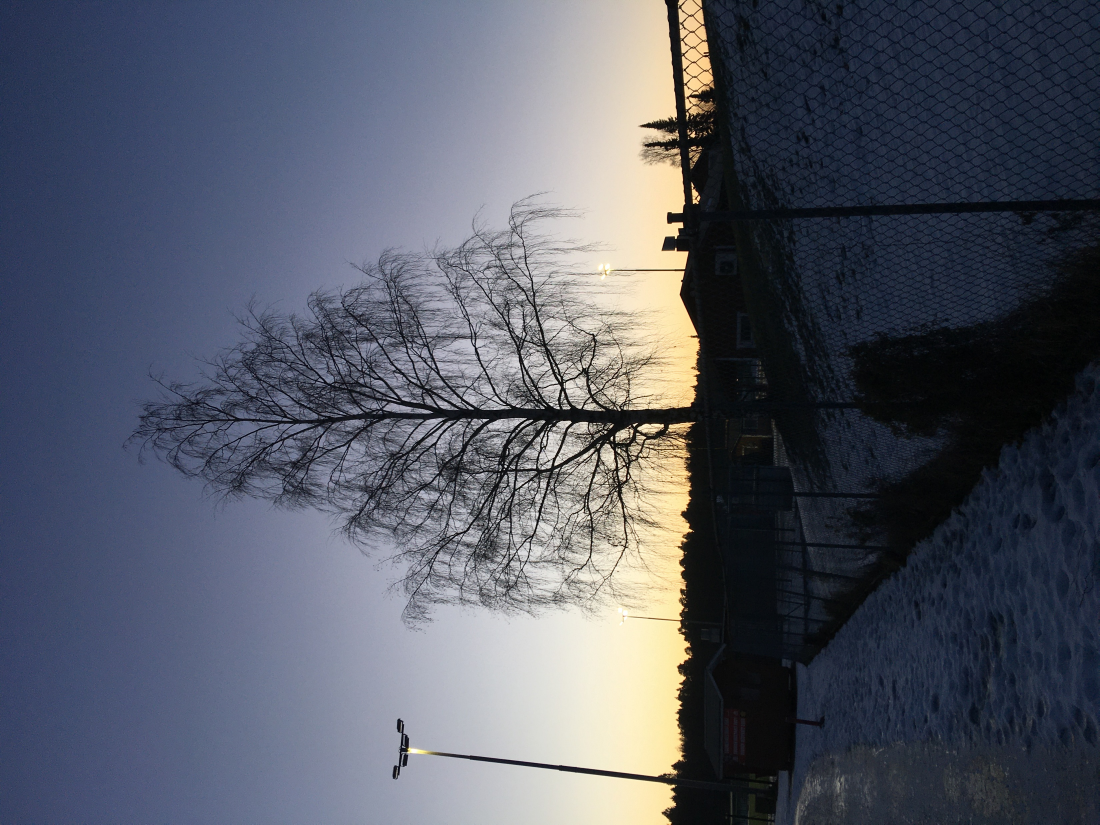
#> input picture images/original_images/image_21.jpeg, 3298 x 2473 px, found by its file name (shown at 1/3 size); its folder holds only this picture in this run
$ python data_augmentation.py
#> lines starting #> are read from the running program, lines starting #| are printed output that depends on the picture
import os
from PIL import Image, ImageEnhance, ImageFilter

image_directory = './images/original_images'
output_directory = './images/augmented_images'


#position augmentation
def flip_image(image):
    return image.transpose(Image.FLIP_LEFT_RIGHT)


def zoom_in(image, factor=1.2):
    width, height = image.size
    new_width, new_height = int(width / factor), int(height / factor)
    left = (width - new_width) / 2
    top = (height - new_height) / 2
    right = (width + new_width) / 2
    bottom = (height + new_height) / 2
    return image.crop((left, top, right, bottom)).resize((width, height), Image.LANCZOS)

def zoom_out():
    #TODO
    pass

def rotate_image(image, angle):
    return image.rotate(angle=angle, expand=False, fillcolor=(255, 255, 255))

def shear_image(image, shear_factor):
    #not working as i want to, use a different library? this is leaving too much empty space in the photo
    #TODO: find a better way to do this
    width, height = image.size
    xshift = abs(shear_factor) * width
    new_width = width + int(round(xshift))
    return image.transform((new_width, height), Image.AFFINE, (1, shear_factor, -xshift if shear_factor > 0 else 0, 0, 1, 0), Image.BICUBIC)


#color augmentation
def increase_brightness(image, factor):
    enhancer = ImageEnhance.Brightness(image)
    return enhancer.enhance(factor)

def increase_contrast(image, factor):
    enhancer = ImageEnhance.Contrast(image)
    return enhancer.enhance(factor)

def adjust_saturation(image, factor):
    enhancer = ImageEnhance.Color(image)
    return enhancer.enhance(factor)

#blurring
def blur_image(image):
    return image.filter(ImageFilter.GaussianBlur(radius=5))

#image handling
def get_image(image_path):
    return Image.open(image_path)

def save_image(img_name, img, output_directory):
    img.save(os.path.join(output_directory, img_name))
    print(f"Augmented image '{img_name}' saved")

def augmentation_for_image(image_path, output_directory):
    img = get_image(image_path)

    # TODO: add randomness, generate values rather than set parameters
    flipped_img = flip_image(img)
    rotated_img_l = rotate_image(img, 15)
    rotated_img_r = rotate_image(img, 345)
    zoomed_in_img = zoom_in(img, 1.3)
    sheared_img = shear_image(img, 0.4)
    bright_img = increase_brightness(img, 1.2)
    contrast_img = increase_contrast(img, 1.5)
    saturated_img = adjust_saturation(img, 1.5)
    blurred_img = blur_image(img)

    combination_img = flip_image(img)
    combination_img = increase_contrast(combination_img, 1.5)
    combination_img = rotate_image(combination_img, 10)
    combination_img = zoom_in(combination_img, 1.2)

    base_name = os.path.basename(image_path)
    name, ext = os.path.splitext(base_name)
    save_image(f"{name}_flipped{ext}", flipped_img, output_directory)
    save_image(f"{name}_rotated_l{ext}", rotated_img_l, output_directory)
    save_image(f"{name}_rotated_r{ext}", rotated_img_r, output_directory)
    save_image(f"{name}_zoomed_in_img{ext}", zoomed_in_img, output_directory)
    save_image(f"{name}_sheared{ext}", sheared_img, output_directory)
    save_image(f"{name}_bright{ext}", bright_img, output_directory)
    save_image(f"{name}_contrast{ext}", contrast_img, output_directory)
    save_image(f"{name}_saturated{ext}", saturated_img, output_directory)
    save_image(f"{name}_blurred{ext}", blurred_img, output_directory)

    save_image(f"{name}_combination_img{ext}", combination_img, output_directory)


def augmentation_for_data_folder(image_directory, output_directory):
    if not os.path.exists(output_directory):
        os.makedirs(output_directory)

    #TODO: get excel row based on name of image, copy that images labels to another excel with the augmented name

    #TODO: choose the images that are not so commonly found in the dataset and run those several times with different parameters
    under_reprsented_image_types=[]

    #TODO: add combinations of augmentation techniques to one photo, add randomness to the process

    for img_filename in os.listdir(image_directory):
        img_path = os.path.join(image_directory, img_filename)
        if img_filename.endswith(('.png', '.jpg', '.jpeg')):
            augmentation_for_image(img_path, output_directory)
#> in get_image, returned value is the input picture: PIL image 3298x2473 RGB; mean R, G, B 84.8, 89, 101.2
#> in increase_contrast, `return enhancer.enhance(factor)`:
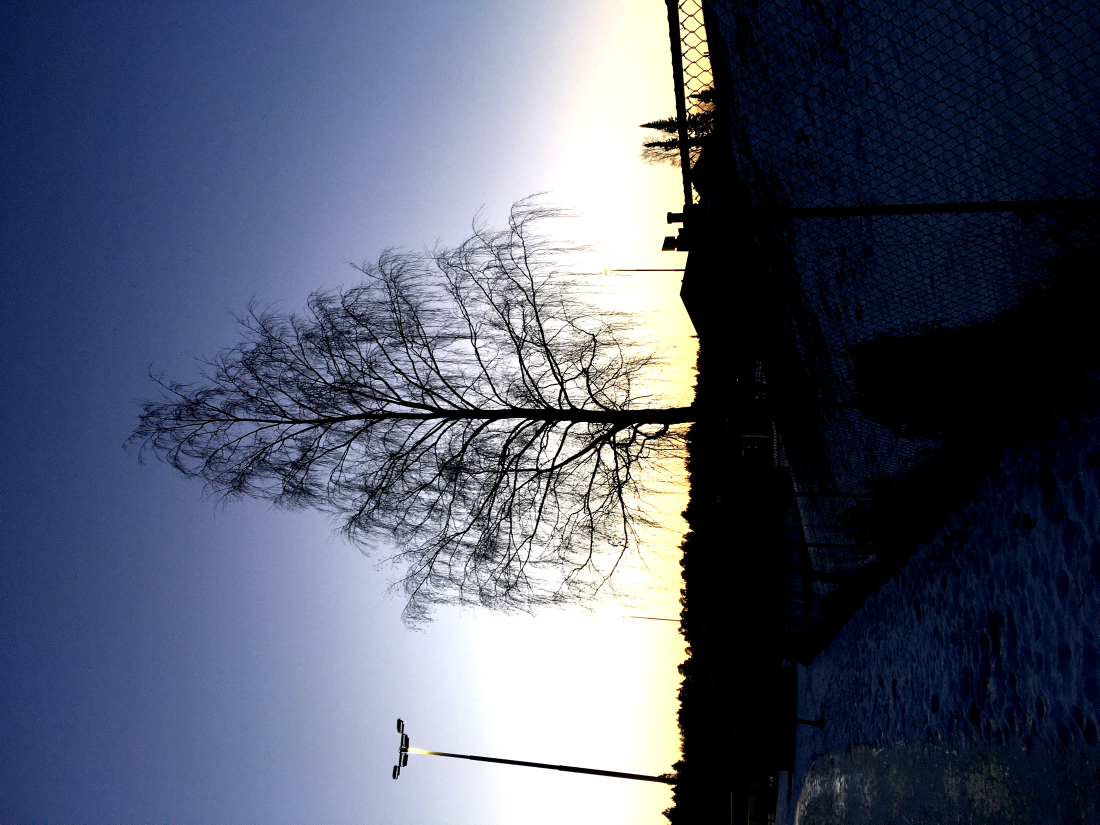
#> returned value: PIL image 3298x2473 RGB (shown at 1/3 size); mean R, G, B 82.8, 89.6, 109.4
#> call 2 of increase_contrast, with factor = 1.5
#> in increase_contrast (call 2), `return enhancer.enhance(factor)`:
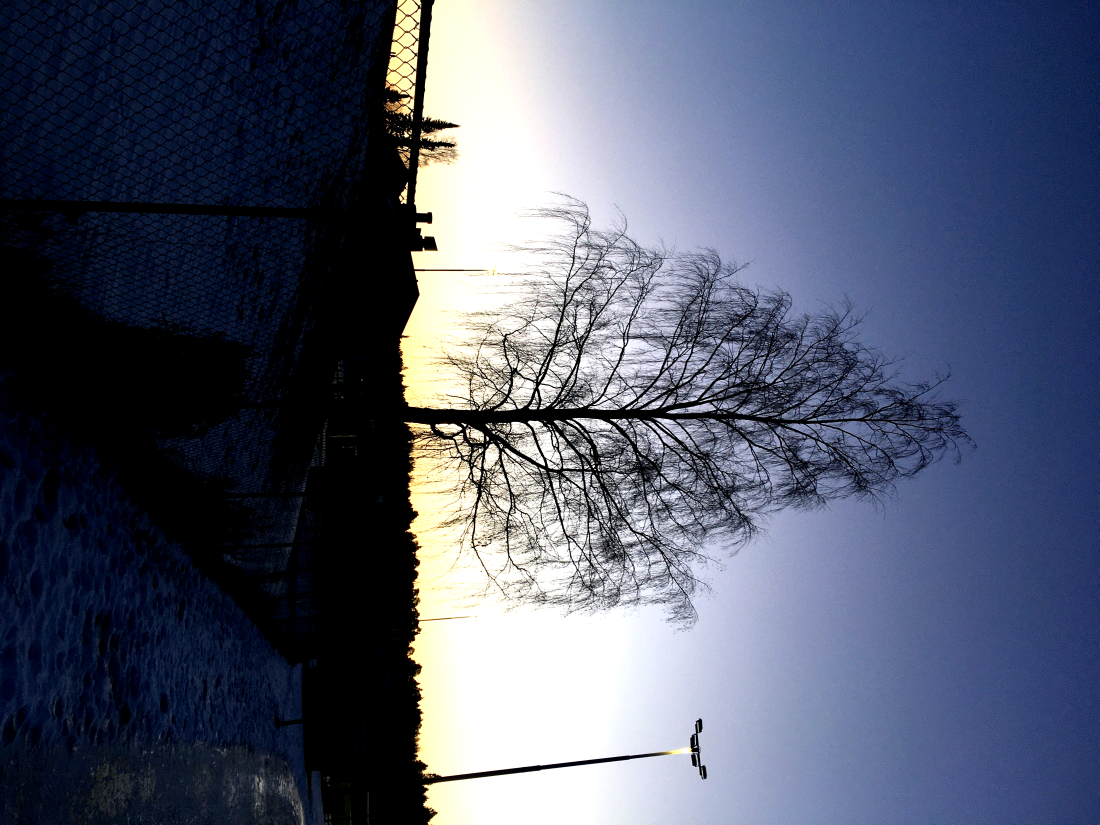
#> returned value: PIL image 3298x2473 RGB (shown at 1/3 size); mean R, G, B 82.8, 89.6, 109.4
#> call 3 of rotate_image, with angle = 10
#> in rotate_image (call 3), `return image.rotate(angle=angle, expand=False, fillcolor=(255, 255, 25..`:
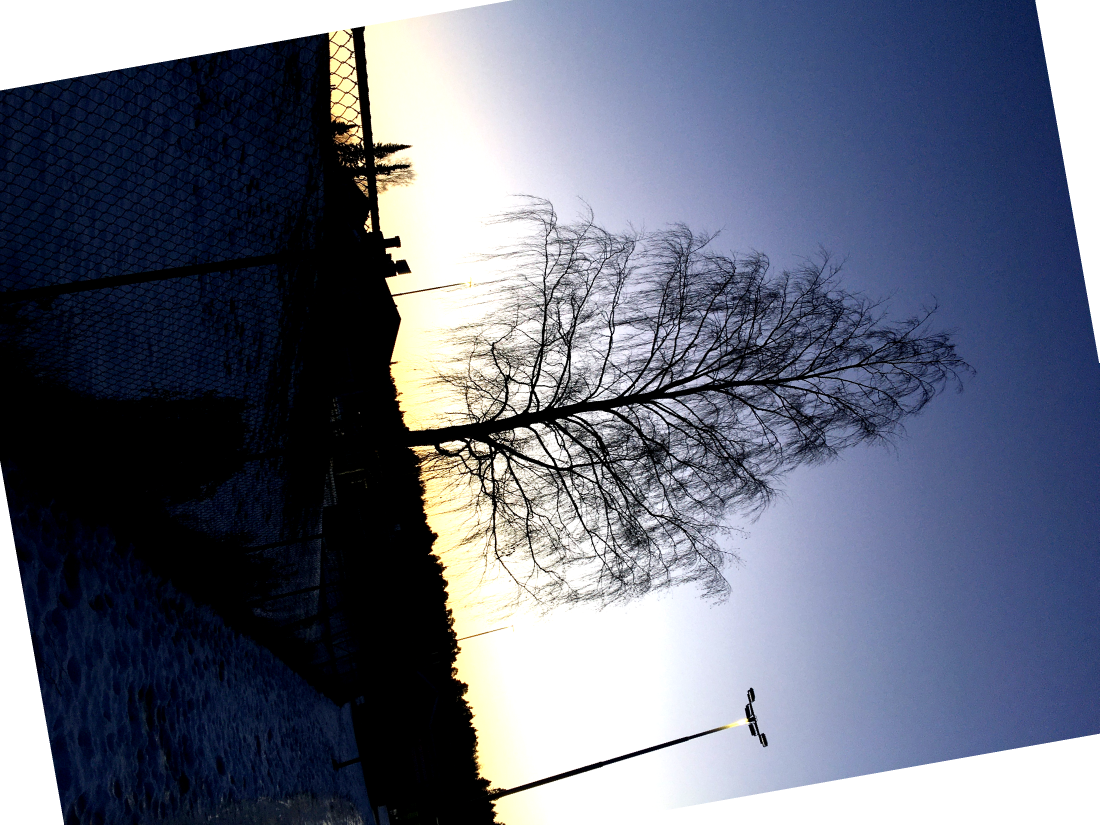
#> returned value: PIL image 3298x2473 RGB (shown at 1/3 size); mean R, G, B 100.2, 106.1, 123.5
#> call 2 of zoom_in, with factor = 1.2
#> in zoom_in (call 2), `return image.crop((left, top, right, bottom)).resize((width, height), ..`:
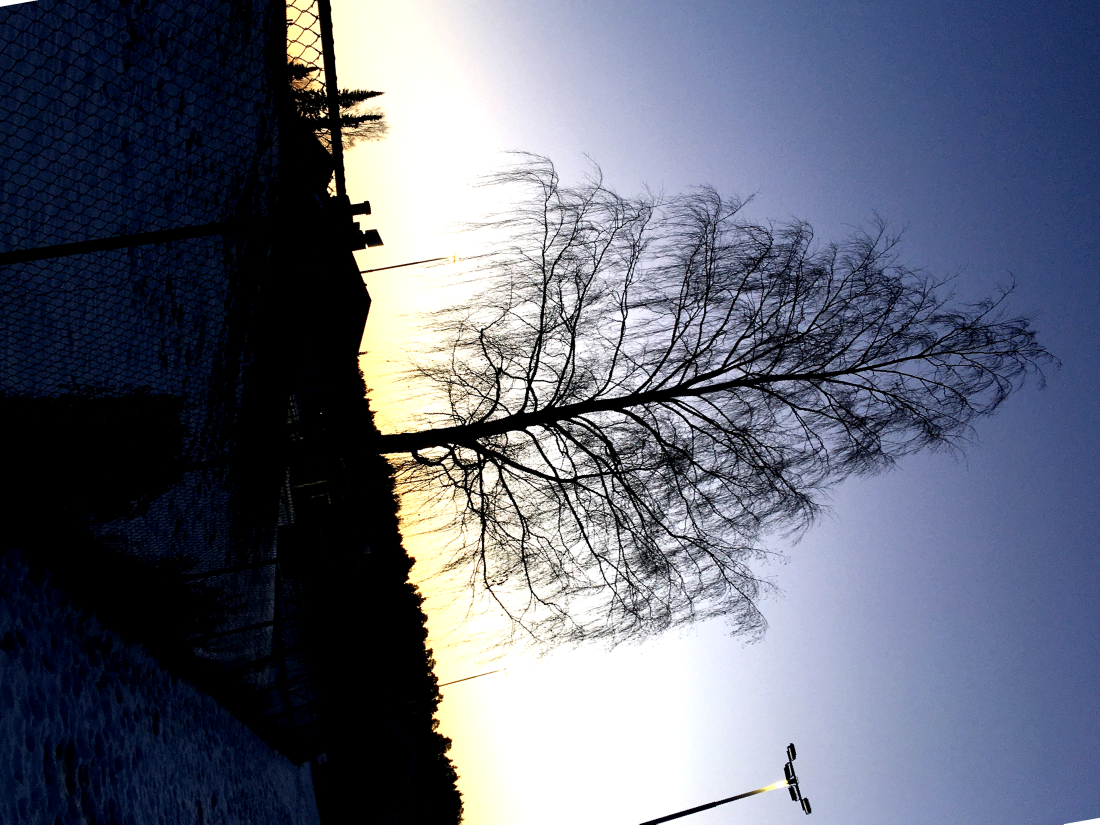
#> returned value: PIL image 3298x2473 RGB (shown at 1/3 size); mean R, G, B 96.6, 101.8, 118


#run this with the correct parameters to do the augmentation for the entire folder
augmentation_for_data_folder(image_directory, output_directory)
